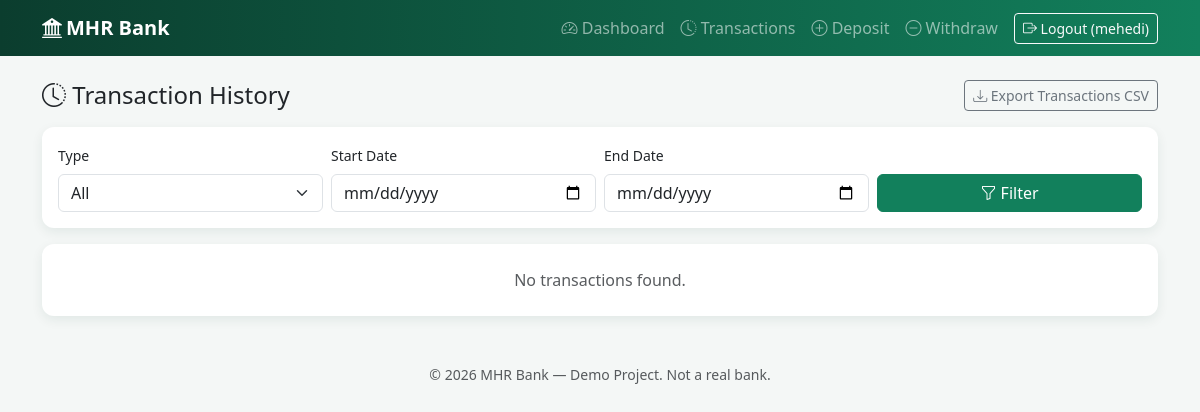
Page /transactions/ (signed in) on the earlier database version.
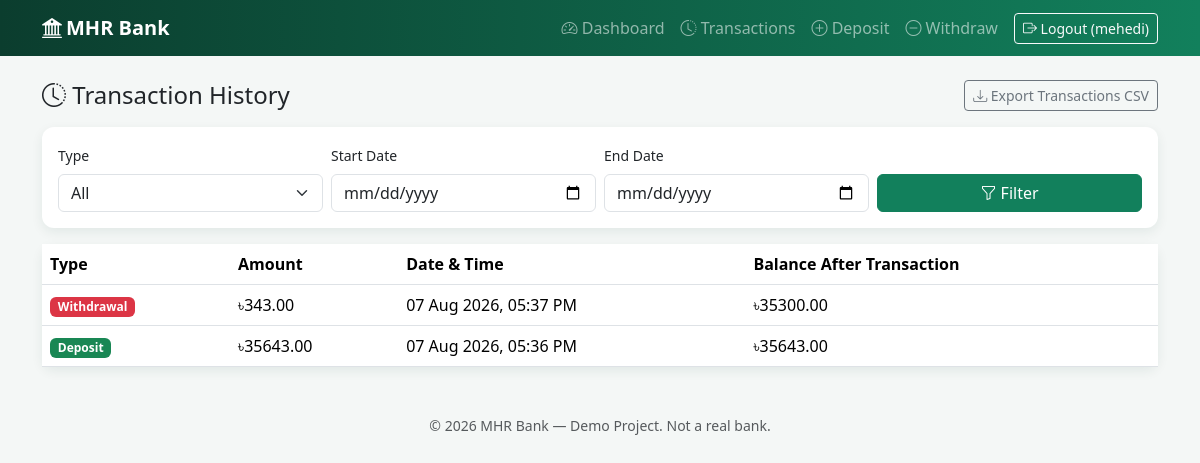
Same page on the later database version.
### banking/models.py (models this page shows, shortened)
class Transaction(models.Model):
    DEPOSIT = 'deposit'
    WITHDRAWAL = 'withdrawal'
    TRANSACTION_TYPES = [
        (DEPOSIT, 'Deposit'),
        (WITHDRAWAL, 'Withdrawal'),
    ]
    account = models.ForeignKey(
        BankAccount,
        on_delete=models.CASCADE,
        related_name='transactions',
    )
    transaction_type = models.CharField(max_length=10, choices=TRANSACTION_TYPES)
    amount = models.DecimalField(
        max_digits=12,
        decimal_places=2,
        validators=[MinValueValidator(Decimal('0.01'))],
    )
    balance_after_transaction = models.DecimalField(max_digits=12, decimal_places=2)
    created_at = models.DateTimeField(auto_now_add=True)
    class Meta:
        ordering = ['-created_at']

### banking/views.py (the view)
# urls.py: path('transactions/', views.transaction_history_view, name='transaction_history'),
@login_required
def transaction_history_view(request):
    account = get_user_account(request)
    if not account:
        messages.info(request, 'Please create a bank account first.')
        return redirect('account_create')
    transactions, filter_form = _filtered_transactions(request, account)
    paginator = Paginator(transactions, 10)
    page_number = request.GET.get('page')
    page_obj = paginator.get_page(page_number)
    querystring = request.GET.copy()
    querystring.pop('page', None)
    context = {
        'account': account,
        'page_obj': page_obj,
        'filter_form': filter_form,
        'querystring': querystring.urlencode(),
    }
    return render(request, 'banking/transactions.html', context)

### banking/forms.py
class TransactionFilterForm(forms.Form):
    TYPE_CHOICES = [('', 'All')] + list(
        [('deposit', 'Deposit'), ('withdrawal', 'Withdrawal')]
    )
    type = forms.ChoiceField(choices=TYPE_CHOICES, required=False)
    start_date = forms.DateField(required=False, widget=forms.DateInput(attrs={'type': 'date'}))
    end_date = forms.DateField(required=False, widget=forms.DateInput(attrs={'type': 'date'}))
    def __init__(self, *args, **kwargs):
        super().__init__(*args, **kwargs)
        for field in self.fields.values():
            existing = field.widget.attrs.get('class', '')
            css_class = 'form-select' if isinstance(field, forms.ChoiceField) else 'form-control'
            field.widget.attrs['class'] = f'{existing} {css_class}'.strip()

### banking/views.py (called while the page is built, shortened)
def get_user_account(request):
    return BankAccount.objects.filter(user=request.user).first()

def _filtered_transactions(request, account):
    filter_form = TransactionFilterForm(request.GET or None)
    qs = account.transactions.all()
    return qs, filter_form

### banking/templates/banking/transactions.html (shortened to what this page needs)
{% extends "base.html" %}
{% block content %}
<div class="d-flex flex-wrap justify-content-between align-items-center mb-3">
    <h4 class="mb-0"><i class="bi bi-clock-history"></i> Transaction History</h4>
    <a href="{% url 'transaction_export' %}?{{ querystring }}" class="btn btn-outline-secondary btn-sm">
        <i class="bi bi-download"></i> Export Transactions CSV
    </a>
</div>
<div class="card card-stat mb-3">
    <div class="card-body">
        <form method="get" class="row g-2 align-items-end">
            <div class="col-md-3">
                <label class="form-label small">Type</label>
                {{ filter_form.type }}
            </div>
            <div class="col-md-3">
                <label class="form-label small">Start Date</label>
                {{ filter_form.start_date }}
            </div>
            <div class="col-md-3">
                <label class="form-label small">End Date</label>
                {{ filter_form.end_date }}
            </div>
            <div class="col-md-3 d-grid">
                <button type="submit" class="btn btn-bank"><i class="bi bi-funnel"></i> Filter</button>
            </div>
        </form>
    </div>
</div>
<div class="card card-stat">
    <div class="card-body p-0">
        {% if page_obj.object_list %}
        <table class="table table-transactions mb-0">
            <thead>
                <tr><th>Type</th><th>Amount</th><th>Date &amp; Time</th><th>Balance After Transaction</th></tr>
            </thead>
            <tbody>
            {% for txn in page_obj.object_list %}
                <tr>
                    <td>
                        {% if txn.transaction_type == 'deposit' %}
                            <span class="badge bg-success">Deposit</span>
                        {% else %}
                            <span class="badge bg-danger">Withdrawal</span>
                        {% endif %}
                    </td>
                    <td>৳{{ txn.amount|floatformat:2 }}</td>
                    <td>{{ txn.created_at|date:"d M Y, h:i A" }}</td>
                    <td>৳{{ txn.balance_after_transaction|floatformat:2 }}</td>
                </tr>
            {% endfor %}
            </tbody>
        </table>
        {% else %}
            <p class="text-muted p-4 mb-0 text-center">No transactions found.</p>
        {% endif %}
    </div>
</div>
{% endblock %}

### templates/base.html (shortened to what this page needs)
{% load static %}
<!DOCTYPE html>
<html lang="en">
<head>
    <link href="https://cdn.jsdelivr.net/npm/bootstrap@5.3.3/dist/css/bootstrap.min.css" rel="stylesheet">
    <link href="https://cdn.jsdelivr.net/npm/bootstrap-icons@1.11.3/font/bootstrap-icons.css" rel="stylesheet">
    <link href="{% static 'css/style.css' %}" rel="stylesheet">
</head>
<body>
<nav class="navbar navbar-expand-lg navbar-dark bank-navbar">
    <div class="container">
        <a class="navbar-brand fw-bold" href="{% if user.is_authenticated %}{% url 'dashboard' %}{% else %}{% url 'login' %}{% endif %}">
            <i class="bi bi-bank2 me-1"></i>MHR Bank
        </a>
        <div class="collapse navbar-collapse" id="navMenu">
            <ul class="navbar-nav ms-auto align-items-lg-center">
                {% if user.is_authenticated %}
                    <li class="nav-item"><a class="nav-link" href="{% url 'dashboard' %}"><i class="bi bi-speedometer2"></i> Dashboard</a></li>
                    <li class="nav-item"><a class="nav-link" href="{% url 'transaction_history' %}"><i class="bi bi-clock-history"></i> Transactions</a></li>
                    <li class="nav-item"><a class="nav-link" href="{% url 'deposit' %}"><i class="bi bi-plus-circle"></i> Deposit</a></li>
                    <li class="nav-item"><a class="nav-link" href="{% url 'withdraw' %}"><i class="bi bi-dash-circle"></i> Withdraw</a></li>
                    <li class="nav-item ms-lg-2">
                        <form action="{% url 'logout' %}" method="post" class="d-inline">
                            <button type="submit" class="btn btn-outline-light btn-sm">
                                <i class="bi bi-box-arrow-right"></i> Logout ({{ user.username }})
                            </button>
                        </form>
                    </li>
                {% else %}
                    <li class="nav-item"><a class="nav-link" href="{% url 'login' %}">Login</a></li>
                    <li class="nav-item"><a class="btn btn-light btn-sm ms-lg-2" href="{% url 'register' %}">Register</a></li>
                {% endif %}
            </ul>
        </div>
    </div>
</nav>
<main class="container my-4">
    {% block content %}{% endblock %}
</main>
<footer class="text-center text-muted py-4 small">
    &copy; {% now "Y" %} MHR Bank &mdash;  Demo Project. Not a real bank.
</footer>
</body>
</html>

### static/css/style.css (style rules this page uses)
:root { --bank-primary: #0b3d2e; --bank-accent: #12805c; --bank-gold: #d4af37; }
body { background-color: #f4f7f6; }
.bank-navbar { background: linear-gradient(90deg, var(--bank-primary), var(--bank-accent)); }
.card-stat { border: none; border-radius: 0.75rem; box-shadow: 0 4px 12px rgba(11, 61, 46, 0.08); transition: transform 0.15s ease; }
.btn-bank { background-color: var(--bank-accent); border-color: var(--bank-accent); color: #fff; }
.table-transactions thead { background-color: var(--bank-primary); color: #fff; }

Differences in the rows shown:
added Transaction: transaction_type "Withdrawal", amount "343.00", created_at "07 Aug 2026, 05:37 PM", balance_after_transaction "35300.00"
added Transaction: transaction_type "Deposit", amount "35643.00", created_at "07 Aug 2026, 05:36 PM", balance_after_transaction "35643.00"
Other differences:
text no longer shown: "No transactions found."
text now shown: "Type Amount Date & Time Balance After Transaction"
